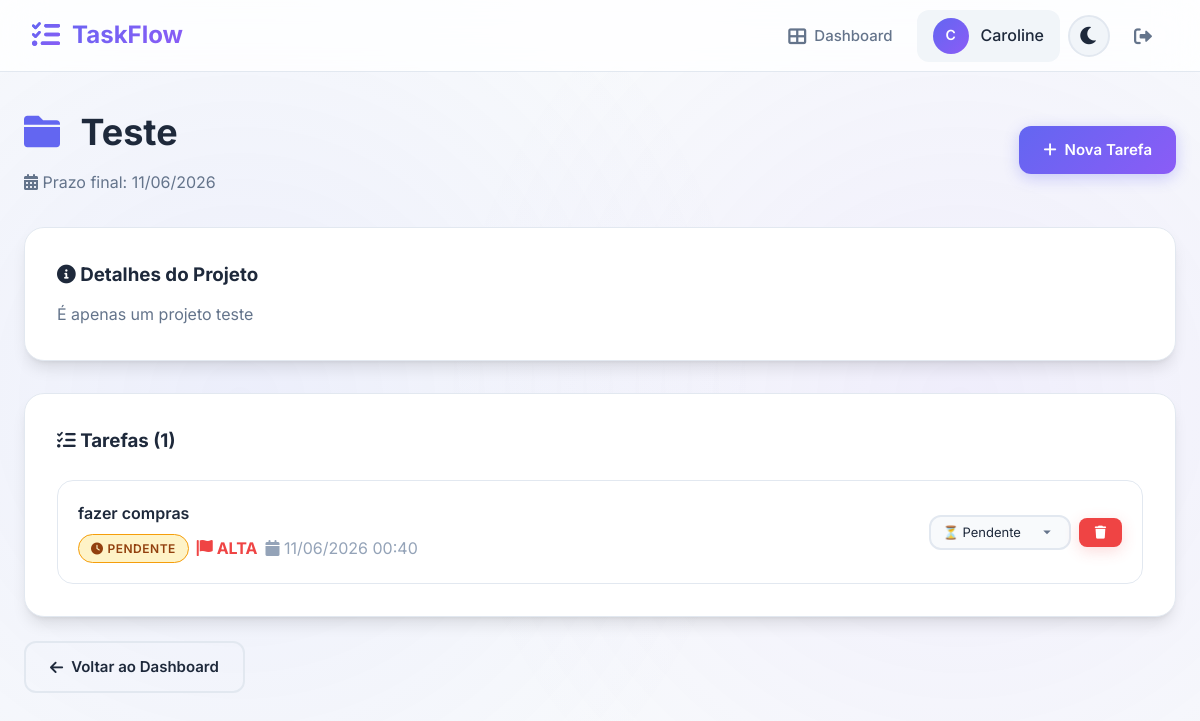
/projeto/1 (signed in), run on the app's committed database.
### app.py (models this page shows)
class Usuario(UserMixin, db.Model):
    id = db.Column(db.Integer, primary_key=True)
    nome = db.Column(db.String(100), nullable=False)
    email = db.Column(db.String(120), unique=True, nullable=False)
    senha = db.Column(db.String(200), nullable=False)
    projetos = db.relationship('Projeto', backref='criador', lazy=True)

class Projeto(db.Model):
    id = db.Column(db.Integer, primary_key=True)
    nome = db.Column(db.String(200), nullable=False)
    descricao = db.Column(db.Text)
    data_criacao = db.Column(db.DateTime, default=datetime.utcnow)
    prazo = db.Column(db.DateTime)
    usuario_id = db.Column(db.Integer, db.ForeignKey('usuario.id'), nullable=False)
    tarefas = db.relationship('Tarefa', backref='projeto', lazy=True, cascade='all, delete-orphan')

class Tarefa(db.Model):
    id = db.Column(db.Integer, primary_key=True)
    titulo = db.Column(db.String(200), nullable=False)
    descricao = db.Column(db.Text)
    prioridade = db.Column(db.String(20), default='media')  # alta, media, baixa
    status = db.Column(db.String(20), default='pendente')  # pendente, em_andamento, concluida
    prazo = db.Column(db.DateTime)
    data_criacao = db.Column(db.DateTime, default=datetime.utcnow)
    projeto_id = db.Column(db.Integer, db.ForeignKey('projeto.id'), nullable=False)

### app.py (the view)
@app.route('/projeto/<int:id>')
@login_required
def ver_projeto(id):
    projeto = Projeto.query.get_or_404(id)
    if projeto.usuario_id != current_user.id:
        flash('Acesso negado!', 'error')
        return redirect(url_for('dashboard'))
    tarefas = Tarefa.query.filter_by(projeto_id=id).all()
    return render_template('projeto.html', projeto=projeto, tarefas=tarefas)

### app.py (called while the page is built)
@login_manager.user_loader
def load_user(user_id):
    return Usuario.query.get(int(user_id))

### templates/projeto.html (shortened to what this page needs)
{% extends "base.html" %}
{% block content %}
<div class="page-header fade-in">
    <div>
        <h1>
            <i class="fas fa-folder"></i>
            {{ projeto.nome }}
        </h1>
        {% if projeto.prazo %}
        <p style="color: var(--text-secondary); margin-top: 8px;">
            <i class="fas fa-calendar-alt"></i>
            Prazo final: {{ projeto.prazo.strftime('%d/%m/%Y') }}
        </p>
        {% endif %}
    </div>
    <a href="{{ url_for('nova_tarefa', projeto_id=projeto.id) }}" class="btn btn-primary">
        <i class="fas fa-plus"></i>
        Nova Tarefa
    </a>
</div>
<div class="card fade-in" style="margin-bottom: 32px;">
    <h3 style="margin-bottom: 12px; color: var(--text-primary);">
        <i class="fas fa-info-circle"></i>
        Detalhes do Projeto
    </h3>
    <p style="color: var(--text-secondary); line-height: 1.6;">
        {{ projeto.descricao if projeto.descricao else 'Nenhuma descrição fornecida.' }}
    </p>
</div>
<div class="card fade-in">
    <h3 style="margin-bottom: 24px; color: var(--text-primary);">
        <i class="fas fa-list-check"></i>
        Tarefas ({{ tarefas|length }})
    </h3>
    {% if tarefas %}
    <ul class="task-list">
        {% for tarefa in tarefas %}
        <li class="task-item">
            <div class="task-content">
                <h4>{{ tarefa.titulo }}</h4>
                <div class="task-meta">
                    <span class="badge badge-{{ tarefa.status }}">
                        {% if tarefa.status == 'pendente' %}
                            <i class="fas fa-clock"></i> Pendente
                        {% elif tarefa.status == 'em_andamento' %}
                            <i class="fas fa-spinner"></i> Em Andamento
                        {% else %}
                            <i class="fas fa-check"></i> Concluída
                        {% endif %}
                    </span>
                    <span class="priority-{{ tarefa.prioridade }}">
                        <i class="fas fa-flag"></i>
                        {{ tarefa.prioridade|upper }}
                    </span>
                    {% if tarefa.prazo %}
                    <span style="color: var(--text-tertiary);">
                        <i class="fas fa-calendar"></i>
                        {{ tarefa.prazo.strftime('%d/%m/%Y %H:%M') }}
                    </span>
                    {% endif %}
                </div>
            </div>
            <div class="task-actions">
            <select onchange="atualizarStatus(this)"
                    data-tarefa-id="{{ tarefa.id }}"
                    class="form-control"
                    style="width: auto; padding: 8px 12px; font-size: 13px;">
                <option value="pendente" {% if tarefa.status == 'pendente' %}selected{% endif %}>⏳ Pendente</option>
            </select>
            <a href="{{ url_for('excluir_tarefa', id=tarefa.id) }}"
            class="btn btn-danger btn-sm"
            onclick="return confirm('Tem certeza que deseja excluir esta tarefa?')">
                <i class="fas fa-trash"></i>
            </a>
        </div>
        </li>
        {% endfor %}
    </ul>
    {% endif %}
</div>
<div style="margin-top: 24px;">
    <a href="{{ url_for('dashboard') }}" class="btn btn-outline">
        <i class="fas fa-arrow-left"></i>
        Voltar ao Dashboard
    </a>
</div>
{% endblock %}

### templates/base.html (shortened to what this page needs)
<!DOCTYPE html>
<html lang="pt-br" data-theme="light">
<head>
    <link rel="stylesheet" href="https://cdnjs.cloudflare.com/ajax/libs/font-awesome/6.0.0/css/all.min.css">
</head>
<body>
    {% if current_user.is_authenticated %}
    <nav class="navbar">
        <a href="{{ url_for('dashboard') }}" class="navbar-brand">
            <i class="fas fa-tasks"></i>
            TaskFlow
        </a>
        <div class="navbar-nav">
            <a href="{{ url_for('dashboard') }}" class="nav-link">
                <i class="fas fa-th-large"></i>
                Dashboard
            </a>
            <div class="user-info">
                <div class="user-avatar">
                    {{ current_user.nome[0].upper() }}
                </div>
                <span>{{ current_user.nome.split()[0] }}</span>
            </div>
            <button class="theme-toggle" onclick="toggleTheme()" title="Alternar tema">
                <i class="fas fa-moon" id="theme-icon"></i>
            </button>
            <a href="{{ url_for('logout') }}" class="nav-link" title="Sair">
                <i class="fas fa-sign-out-alt"></i>
            </a>
        </div>
    </nav>
    {% endif %}
    <div class="container" style="padding-top: 32px; padding-bottom: 32px;">
        {% block content %}{% endblock %}
    </div>
</body>
</html>

### data on the page
Usuario: nome "C", nome "Caroline"
Projeto: nome "Teste", prazo "11/06/2026", descricao "É apenas um projeto teste"
Tarefa: titulo "fazer compras", shows "PENDENTE", prioridade "ALTA", prazo "11/06/2026 00:40", status+id "⏳ Pendente"

### other printed values
{{ tarefas|length }} "1"
